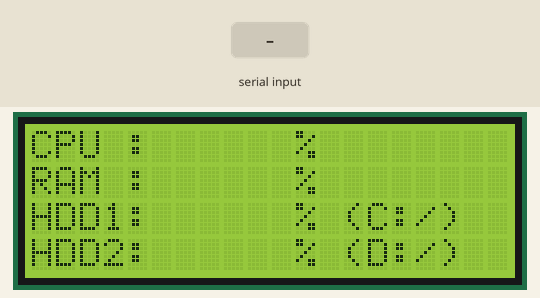
This sketch was run on a simulated Arduino Uno, built with avr-gcc and run on an emulated ATmega328P. On the bench: 20×4 character LCD. The test bench sets the inputs (shaded band).

Above: at 1.2 s.
1.3 s: "1" received over Serial
4.3 s: "0" received over Serial
At 6.9 s:
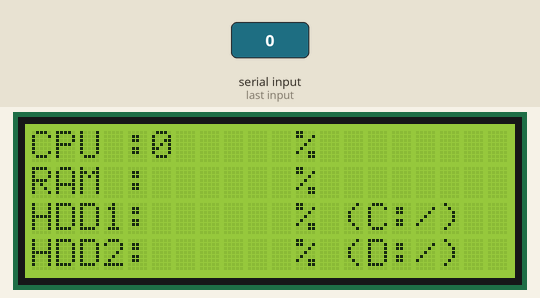
7.3 s: "2" received over Serial
Timing chart, 0 to 10.3 s (numbered marks = the images above; inputs shaded):
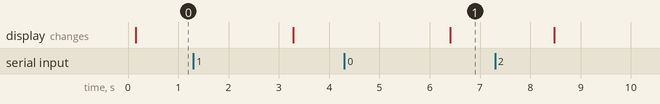

The sketch:

hwmonitor.ino
```cpp
#include <LiquidCrystal_I2C.h>

LiquidCrystal_I2C lcd(0x27, 20, 4); // I2C address 0x27, 16 column and 2 rows

long int rewrite = 0;                         //this will hold our last rewritten time from millis() function
const short firstRow = 0;                    //some constants that define where the rows will be
const short secondRow = 1;
const short thirdRow = 2;
const short fourthRow = 3;

const short label = 0;
const short percentage = 5;
const short percSign = 10;
const short total = 13;

void setup(void) {
  lcd.init(); // initialize the lcd
  lcd.backlight();
  Serial.begin(9600);                         //open serial interface with baud of 9600 (have to be the same as in python script)
}

String serialReceive;                         //some Strings, that will contain values got from Serial buffer. First one will contain the entire data string, others will contain only substrings that belongs to them
String CPUstat;
String RAMstat;
String HDDspace;
String SSDspace;
String CPUcores;
String RAMtotal;

void loop(void) {
  if(Serial.available() > 0) {                //if any data is available in serial buffer
    serialReceive = Serial.readString();      //read it as string and put into serialReceive variable
  }

  CPUstat = serialReceive.substring(0, 5);    //split the long ass received string to substrings. Values i used are those that i defined (5 characters/information) if not stated else
  RAMstat = serialReceive.substring(5, 10);
  SSDspace = serialReceive.substring(10, 15);
  HDDspace = serialReceive.substring(15, 20);
  CPUcores = serialReceive.substring(20, 24);
  RAMtotal = serialReceive.substring(24, 30);

  if (millis()-rewrite > 100) {               //lcd handler statement..

    drawLCD();
  }

  delay(10);                                  //wait for 10ms, as lcd needs some time to get refreshed
}

void drawLCD(void) {
  lcd.clear();

  lcd.setCursor(label, firstRow);              //set printing position to edge of screen, first row
  lcd.print("CPU :");                         //print legend text
  lcd.setCursor(percentage, firstRow);             //set printing position to a bit further
  lcd.print(CPUstat);                        //print the value received and split from the Serial
  lcd.setCursor(percSign, firstRow);             //set printing position to a bit further
  lcd.print(" %");                           //print percent sign
  lcd.setCursor(total, firstRow);             //set printing position to a bit further
  lcd.print(CPUcores);                       //print additional information

  lcd.setCursor(label, secondRow);             //and basically the same for everything repeats..
  lcd.print("RAM :");
  lcd.setCursor(percentage, secondRow);
  lcd.print(RAMstat);
  lcd.setCursor(percSign, secondRow);
  lcd.print(" %");
  lcd.setCursor(total, secondRow);
  lcd.print(RAMtotal);

  lcd.setCursor(label, thirdRow);
  lcd.print("HDD1:");
  lcd.setCursor(percentage, thirdRow);
  lcd.print(SSDspace);
  lcd.setCursor(percSign, thirdRow);
  lcd.print(" %");
  lcd.setCursor(total, thirdRow);
  lcd.print("(C:/)");

  lcd.setCursor(label, fourthRow);
  lcd.print("HDD2:");
  lcd.setCursor(percentage, fourthRow);
  lcd.print(HDDspace);
  lcd.setCursor(percSign, fourthRow);
  lcd.print(" %");
  lcd.setCursor(total, fourthRow);
  lcd.print("(D:/)");

  delay(1000);                 // display the above for two seconds                // display the above for two seconds
}
```

Measured:
- after the input at 4.3 s, the display: changes after 2.1 s (image 1)
